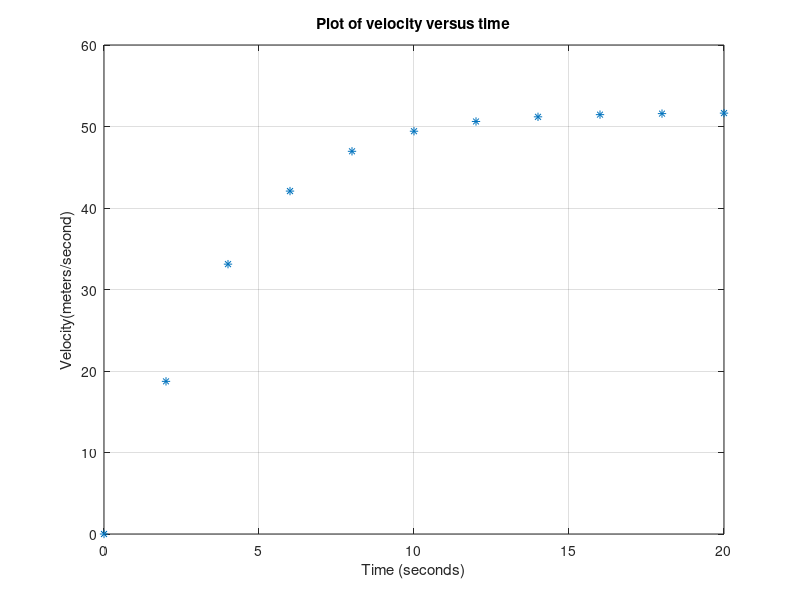

Source code (MATLAB):
% MatLab Fundamentals: UVU 2019Spring/MatlabIntro/MatLabFuntamnentals.m
clc % clear command window

% You may use MatLab as a calculator, but most users realize, that 
% scripts are a better choice.

% MatLab has two types of scripts 'called M-files'

%--- 1. Script files -- this is an example of a script file
%
%       a series of MatLab commands that are saved in a file
%
%--- 2. Function files -- we explore these later
%
%       start with the word 'function' and accept input arguments
%       and return outputs.
%
%       simular to user defined functions in C#, C++, Java, python , etc
pause

56 - 33 % use MatLab as a calculator

pause

% assignment
a=4,A=6;x=1 % ; suppresses printing

pause

format long
pi
format
pi

pause

a=[1 2 3 4 5]
b= 2*a'

pause

% most matlab operations are 'vector' operations
% use a dot to make them 'element by element' operations

a*b % vector inner product or 'dot' product
a.*b % element by element product

pause

b*a

b.*a

pause
%a^b  % causes error must be commented out to continue
a.^b

pause

A = [1 2 3; 4 5 6; 7 8 9]
A(3,3)
A(2,1)

pause

% colon operator
t = 1:5
t = 1:0.03:5
t = 5:-.33:1

pause

% linspace
linspace(1,5)  % generates 100 data points
linspace(1,5,6) % generates 6 data points
pause
% logspace generates logariathimally equally spaced points
logspace(1,5) % generates 50 data points
logspace(1,5,6) % generates 6 data points
format long
logspace(-1,5,6) % generates 6 data points
format
pause

% continuation ... ellipsis at end of line -- can't be used inside of
% a string but can be between 2 strings being concatenated.


% strings concatenate with a space eg,
x = ['fish' ...
    ' or fowl']

pause

% create vectors t and v chapra pp 41-42 (time and velocity)
t = [0:2:20] % time in seconds

g=9.81; m =68.1; cd = 0.25; % constants for velocity formula
v= sqrt(g*m/cd)*tanh(sqrt(g*cd/m)*t)

% plot v versus t
pause

plot(t,v,'*')

title('Plot of velocity versus time')
xlabel("Time (seconds)")
ylabel("Velocity(meters/second)")
grid

